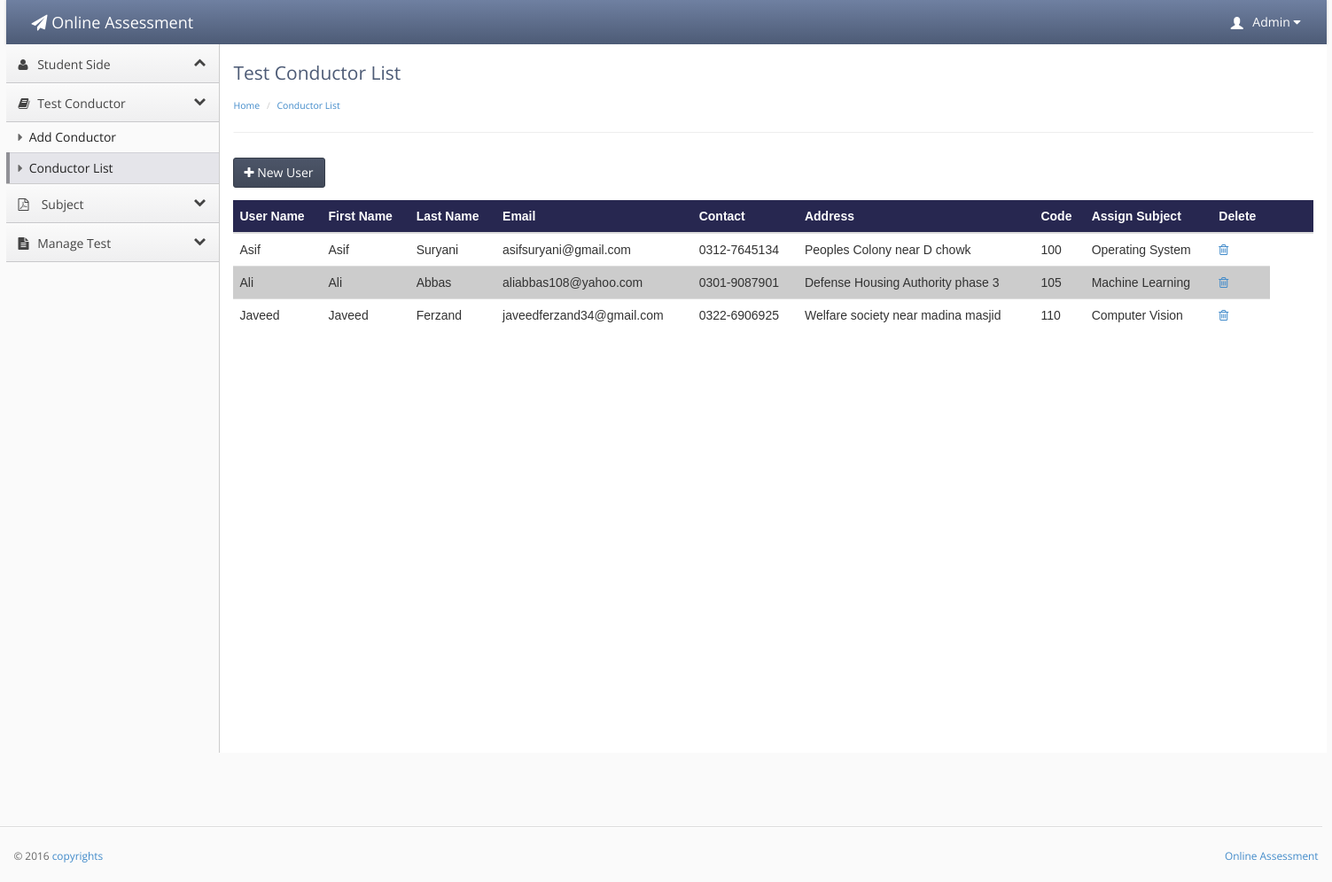
The page /OAS/conductor_list.php (signed in) on the database its author committed.
### tables this page shows
CREATE TABLE IF NOT EXISTS `teacher_conductor` (
  `teacher_id` int(20) NOT NULL AUTO_INCREMENT,
  `user` varchar(20) NOT NULL,
  `f_name` varchar(20) NOT NULL,
  `l_name` varchar(30) NOT NULL,
  `password` varchar(20) NOT NULL,
  `email` varchar(40) NOT NULL,
  `contact` varchar(17) NOT NULL,
  `address` varchar(40) NOT NULL,
  `city` varchar(20) NOT NULL,
  `code` int(10) NOT NULL,
  `subject_id` int(20) unsigned DEFAULT NULL,
  `account` enum('Admin','teacher') NOT NULL DEFAULT 'teacher',
  PRIMARY KEY (`teacher_id`),
  UNIQUE KEY `subject_id_2` (`subject_id`),
  KEY `subject_id` (`subject_id`)
);

CREATE TABLE IF NOT EXISTS `subject` (
  `subject_id` int(10) unsigned NOT NULL AUTO_INCREMENT,
  `name` varchar(100) NOT NULL,
  `description` varchar(100) NOT NULL,
  PRIMARY KEY (`subject_id`)
);

### OAS/conductor_list.php (the view, shortened to what this page needs)
<?php
if(!isset($_SESSION['username']))
{
header('location:main_user.php');
}
else {
?>
<!doctype html>
<html lang="en"><head>
    <link rel="stylesheet" type="text/css" href="lib/bootstrap/css/bootstrap.css">
    <link rel="stylesheet" href="lib/font-awesome/css/font-awesome.css">
    <link rel="stylesheet" type="text/css" href="stylesheets/theme.css">
    <link rel="stylesheet" type="text/css" href="stylesheets/premium.css">
</head>
<body class=" theme-blue">
<div style="width:100%; height:auto;">
<div style="width:1490px; margin-left:auto; margin-right:auto; ">
    <div class="navbar navbar-default" role="navigation">
        <div class="navbar-header">
          <a class="" href="index.html"><span class="navbar-brand"><span class="fa fa-paper-plane"></span> Online Assessment</span></a></div>
           <?php
  if(isset($_SESSION['username']))
  {
  $id =$_SESSION['username'];
 $result = mysql_query("select * from teacher_conductor
WHERE teacher_conductor.user = '$id'");
while($row = mysql_fetch_array($result))
{
?>
        <div class="navbar-collapse collapse" style="height: 1px;">
          <ul id="main-menu" class="nav navbar-nav navbar-right">
            <li class="dropdown hidden-xs">
                <a href="#" class="dropdown-toggle" data-toggle="dropdown">
                    <span class="glyphicon glyphicon-user padding-right-small" style="position:relative;top: 3px;"></span>
                     <?php echo $row['f_name'];?>
                    <i class="fa fa-caret-down"></i>
                </a>
            </li>
          </ul>
        </div>
      </div></div></div>
<?php }}?>
<div style="width:100%; height:auto;">
<div style="width:1490px; margin-left:auto; margin-right:auto; ">
   <div class="sidebar-nav">
    <ul>
    <li><a href="#" data-target=".dashboard-menu" class="nav-header" data-toggle="collapse"><i class="fa fa-fw fa-user"></i> Student Side<i class="fa fa-collapse"></i></a></li>
    <li data-popover="true"rel="popover" data-placement="right"><a href="#" data-target=".premium-menu" class="nav-header collapsed" data-toggle="collapse"><i class="fa fa-fw fa-book"></i> Test Conductor<i class="fa fa-collapse"></i></a></li>
        <li><ul class="premium-menu nav nav-list collapse in">
            <li ><a href="add_teacher.php"><span class="fa fa-caret-right"></span> Add Conductor</a></li>
               <li class="active"><a href="conductor_list.php"><span class="fa fa-caret-right"></span> Conductor List</a></li>
    </ul></li>
        <li><a href="#" data-target=".accounts-menu" class="nav-header collapsed" data-toggle="collapse"><i class="fa fa-file-pdf-o "></i> Subject   <i class="fa fa-collapse"></i></a></li>
        <li><a href="#" data-target=".legal-menu" class="nav-header collapsed" data-toggle="collapse"><i class="fa fa-fw fa-file-text"></i> Manage Test<i class="fa fa-collapse"></i></a></li>
            </ul>
    </div>
    <div class="content">
        <div class="header">
            <h1 class="page-title">Test Conductor List</h1>
                    <ul class="breadcrumb">
           <li><a href="index.php">Home</a> </li>
           <li><a href="">Conductor List</a> </li>
        </ul>
        </div>
        <div class="main-content">
<div class="btn-toolbar list-toolbar">
    <button class="btn btn-primary"><i class="fa fa-plus"></i><a style="color:#FFFFFF;" href="add_teacher.php"> New User</a></button>
</div>
<table class="table">
  <thead>
     <tr style="background-color:#272750; color:#FFFFFF;">
       <th>User Name</th>
      <th>First Name</th>
      <th>Last Name</th>
      <th>Email</th>
       <th>Contact</th>
        <th>Address</th>
         <th>Code</th>
           <th>Assign Subject</th>
         <th>Delete</th>
      <th style="width: 3.5em;"></th>
    </tr>
  </thead>
  <tbody>
    <tr>
     <?php
 $result = mysql_query("select teacher_conductor.*,subject.* from  teacher_conductor
 INNER JOIN subject ON subject.subject_id=teacher_conductor.subject_id
 ");
while($row = mysql_fetch_array($result))
{
?>
      <td><?php echo $row['user'];?></td>
      <td><?php echo $row['f_name'];?></td>
      <td><?php echo $row['l_name'];?></td>
      <td><?php echo $row['email'];?></td>
      <td><?php echo $row['contact'];?></td>
      <td><?php echo $row['address'];?></td>
      <td><?php echo $row['code'];?></td>
       <td><?php echo $row['name'];?></td>
      <td>
          <a href="d_conductor.php?del=<?php echo $row['teacher_id'];  ?> "<i class="fa fa-trash-o"></a>
      </td>
    </tr>
   <?php } ?>
  </tbody>
</table>
  </div>
  </div>
            <footer>
                   <hr style="width:1500px">
                <p class="pull-right"><a href="" target=""> Online Assessment</a></p>
                <p>© 2016 <a href="" target="">copyrights</a></p>
            </footer>
</div></div>
</body></html>
<?php }?>

### OAS/conductor_list.php (style rules this page uses)
table { font-family: arial, sans-serif; border-collapse: collapse; width: 100%; }
td, th { text-align: left; padding: 8px; }
.navbar-default .navbar-brand, .navbar-default .navbar-brand:hover { color: #fff; }

### rows shown on the page
teacher_conductor: f_name "Admin"
teacher_conductor: user "Asif", f_name "Asif", l_name "Suryani", email "asifsuryani@gmail.com", contact "0312-7645134", address "Peoples Colony near D chowk", code "100", subject.name "Operating System"
teacher_conductor: user "Ali", f_name "Ali", l_name "Abbas", email "aliabbas108@yahoo.com", contact "0301-9087901", address "Defense Housing Authority phase 3", code "105", subject.name "Machine Learning"
teacher_conductor: user "Javeed", f_name "Javeed", l_name "Ferzand", email "javeedferzand34@gmail.com", contact "0322-6906925", address "Welfare society near madina masjid", code "110", subject.name "Computer Vision"
